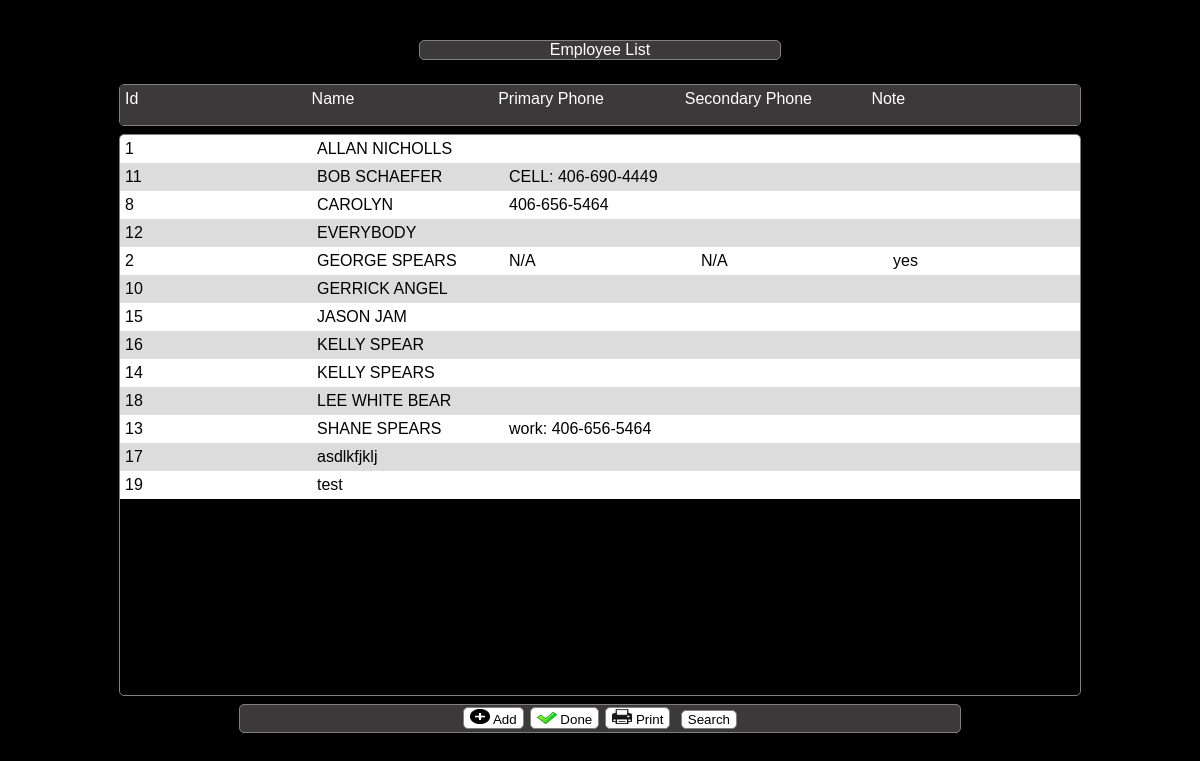
Screenshot of /kingemployeetableform.php with the database file from the repository.
### tables this page shows
CREATE TABLE IF NOT EXISTS `employee_names` (
  `EMPLOYEE_ID` int(5) NOT NULL AUTO_INCREMENT,
  `CALENDAR_USER` varchar(1) NOT NULL,
  `EMPLOYEE_NAME` varchar(50) NOT NULL,
  `EMPLOYEE_SOCIAL_SECURITY` varchar(15) NOT NULL,
  `EMPLOYEE_ADDRESS` varchar(100) NOT NULL,
  `EMPLOYEE_PHONE1` varchar(25) NOT NULL,
  `EMPLOYEE_PHONE2` varchar(25) NOT NULL,
  `EMPLOYEE_PHONE3` varchar(25) NOT NULL,
  `EMPLOYEE_EMAIL1` varchar(100) NOT NULL,
  `EMPLOYEE_EMAIL2` varchar(100) NOT NULL,
  `EMPLOYEE_EMAIL3` varchar(100) NOT NULL,
  `COMMENT` varchar(1000) NOT NULL,
  `DATE_ENTERED` datetime NOT NULL,
  `DEFAULT_CALENDAR` int(5) NOT NULL,
  PRIMARY KEY (`EMPLOYEE_ID`),
  KEY `CALENDAR_USER` (`CALENDAR_USER`)
);

### kingemployeetableform.php (the view, shortened to what this page needs)
<!DOCTYPE html>
<html>
<head>
  <link rel="stylesheet" type="text/css" href="./css/kingemployeetableform.css" media="screen">
  <link rel="stylesheet" type="text/css" href="./css/index.css" media="screen">
</head>
<?php
  $form_table = "employeetable";
    $calendar_view = $_GET['calendarview'];
	if (isset($_GET['searchfield'])) {
	    $search_field = trim($_GET['searchfield']);
	} else {
	    $search_field = '';
	}
?>
<body id='body'>
  <div class='container'>
    <div id='<?php echo $form_table; ?>pagebox'>
	  <div id='<?php echo $form_table; ?>headerbox'>
        Employee List
      </div>
      <div id='<?php echo $form_table; ?>tableheaderbox'>
        <table id='<?php echo $form_table; ?>headertable'>
		  <thead>
		    <tr>
              <th class='<?php echo $form_table; ?>col1'>
                Id
	          </th>
	          <th class='<?php echo $form_table; ?>col2'>
		        Name
		      </th>
	          <th class='<?php echo $form_table; ?>col3'>
                Primary Phone
		      </th>
	          <th class='<?php echo $form_table; ?>col4'>
		        Secondary Phone
              </th>
	          <th class='<?php echo $form_table; ?>col5'>
		        Note
              </th>
  	          <th class='<?php echo $form_table; ?>colscrollbar'>
              </th>
	        </tr>
          </thead>
        </table>
	  </div>
      <?php
        include "databaseconnect.php";
 		if ($calendar_view == '') {
            $result = mysqli_query($con, "SELECT employee_names.* FROM employee_names WHERE 1 ORDER BY employee_names.`EMPLOYEE_NAME` ASC");
        } else {
	        $result = mysqli_query($con, "SELECT employee_names.* FROM employee_names WHERE (employee_names.`EMPLOYEE_NAME` LIKE '%{$search_field}%') OR (employee_names.`COMMENT` LIKE '%{$search_field}%') ORDER BY employee_names.`EMPLOYEE_NAME` ASC ");
        }
 	    $number_of_rows = mysqli_num_rows($result) ;
        $i = 0 ;
	  ?>
        <div id='<?php echo $form_table; ?>box'>
          <table id='<?php echo $form_table; ?>'>
            <tbody>
			<?php
    	      while ($i < $number_of_rows)
              {
                  $row = mysqli_fetch_array($result);
			?>
				  <tr>
                    <td class='<?php echo $form_table; ?>col1'>
                      <?php echo $row['EMPLOYEE_ID'] ; ?>
                    </td>
                    <td class='<?php echo $form_table; ?>col2'>
	                  <?php echo $row['EMPLOYEE_NAME'] ; ?>
                    </td>
                    <td class='<?php echo $form_table; ?>col3'>
                      <?php echo $row['EMPLOYEE_PHONE1'] ; ?>
                    </td>
			        <td class='<?php echo $form_table; ?>col4'>
			          <?php echo $row['EMPLOYEE_PHONE2']; ?>
			        </td>
                    <td class='<?php echo $form_table; ?>col5'>
	                  <?php echo $row['COMMENT'] ; ?>
                    </td>
			      </tr>
            <?php
 	              $i++;
	          }
			?>
            </tbody>
          </table>
        </div>
        <div id='<?php echo $form_table; ?>footerbox'>
          <?php
            include "kingbutton.php";
		  ?>
  	      <button class='menubutton' id='searchviewbutton'>
	        Search
	      </button>
        </div>
    </div>
		        <?php
                  include "kingbutton.php";
                ?>
  </div>
</body>
</html>

### css/kingemployeetableform.css (style rules this page uses)
#employeetablepagebox { position:absolute; width: 100%; height: 100%; z-index:0; background: black; margin:0 auto; }
#employeetableheaderbox { position:relative; top:5%; width:30%; border:1px solid grey; border-radius:5px; margin:0 auto; text-align: center; color: white; background-color: #3B393A; }
#employeetabletableheaderbox { position:relative; top:8%; height:5%; width:80%; border:1px solid grey; border-radius:5px; margin:0 auto; background: #3B393A; }
#employeetableheadertable { table-layout:fixed; width:100%; height: 100%; }
#employeetableheadertable th,td { padding: 5px; }
#employeetableheadertable th { color: white; background-color: #3B393A; }
#employeetableheadertable tr:nth-child(odd) { background: WHITE; }
#employeetablebox { position:relative; top:9%; height:70%; width:80%; border:1px solid grey; border-radius:5px; overflow-y: scroll; margin:0 auto; }
#employeetable { table-layout:fixed; width:100%; overflow: scroll; }
#employeetable th,td { padding: 5px; }
#employeetable tr:nth-child(even) { background: #DCDCDC; }
#employeetable tr:nth-child(odd) { background: WHITE; }
.employeetablecol1 { padding: 5px; text-align: left; }
.employeetablecol2 { padding: 5px; text-align: left; }
.employeetablecol3 { padding: 5px; text-align: left; }
.employeetablecol4 { padding: 5px; text-align: left; }
.employeetablecol5 { padding: 5px; text-align: left; }
.employeetablecolscrollbar { width: 17px; text-align: left; }
#employeetablefooterbox { position:relative; top:10%; width:60%; border:1px solid grey; border-radius:5px; height: 27px; margin:0 auto; text-align: center; color: white; background-color: #3B393A; }

### css/index.css (style rules this page uses)
html, body, div, span, applet, object, iframe, h1, h2, h3, h4, h5, h6, p, blockquote, pre, a, abbr, acronym, address, big, cite, code, del, dfn, em, font, img, ins, kbd, q, s, samp, small, strike, strong, sub, sup, tt, var, dl, dt, dd, ol, ul, li, fieldset, form, label, legend, table, caption, tbody, tfoot, thead, tr, th, td { margin: 0; padding: 0; border: 0; outline: 0; font-weight: inherit; font-style: inherit; font-size: 100%; font-family: inherit; vertical-align: baseline; }
body { line-height: normal; color: black; background: transparent; font: 16px/normal Tahoma, Arial, Helvetica, sans-serif; height: 100%; }
table { border-collapse: separate; border-spacing: 0; }
caption, th, td { text-align: left; font-weight: normal; }
.menubutton { position: relative; border:1px solid grey; border-radius:5px; display:inline-block; background: white; color: black; margin:2px 3px 0px 3px; }

### rows the page displays
employee_names: EMPLOYEE_ID "1", EMPLOYEE_NAME "ALLAN NICHOLLS"
employee_names: EMPLOYEE_ID "11", EMPLOYEE_NAME "BOB SCHAEFER", EMPLOYEE_PHONE1 "CELL: 406-690-4449"
employee_names: EMPLOYEE_ID "8", EMPLOYEE_NAME "CAROLYN", EMPLOYEE_PHONE1 "406-656-5464"
employee_names: EMPLOYEE_ID "12", EMPLOYEE_NAME "EVERYBODY"
employee_names: EMPLOYEE_ID "2", EMPLOYEE_NAME "GEORGE SPEARS", EMPLOYEE_PHONE1 "N/A", EMPLOYEE_PHONE2 "N/A", COMMENT "yes"
employee_names: EMPLOYEE_ID "10", EMPLOYEE_NAME "GERRICK ANGEL"
employee_names: EMPLOYEE_ID "15", EMPLOYEE_NAME "JASON JAM"
employee_names: EMPLOYEE_ID "16", EMPLOYEE_NAME "KELLY SPEAR"
employee_names: EMPLOYEE_ID "14", EMPLOYEE_NAME "KELLY SPEARS"
employee_names: EMPLOYEE_ID "18", EMPLOYEE_NAME "LEE WHITE BEAR"
employee_names: EMPLOYEE_ID "13", EMPLOYEE_NAME "SHANE SPEARS", EMPLOYEE_PHONE1 "work: 406-656-5464"
employee_names: EMPLOYEE_ID "17", EMPLOYEE_NAME "asdlkfjklj"
employee_names: EMPLOYEE_ID "19", EMPLOYEE_NAME "test"
